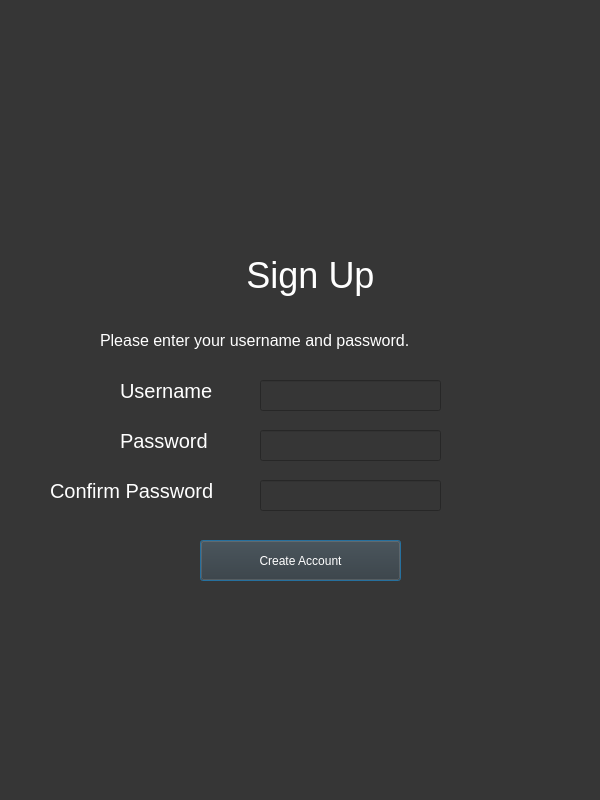
<?xml version="1.0" encoding="UTF-8"?>
<ui version="4.0">
 <class>Sign_Up_Dialog</class>
 <widget class="QDialog" name="Sign_Up_Dialog">
  <property name="geometry">
   <rect>
    <x>0</x>
    <y>0</y>
    <width>600</width>
    <height>800</height>
   </rect>
  </property>
  <property name="windowTitle">
   <string>Create Account</string>
  </property>
  <property name="styleSheet">
   <string notr="true">background-color: rgb(54, 54, 54);</string>
  </property>
  <widget class="QLineEdit" name="pEdit">
   <property name="geometry">
    <rect>
     <x>260</x>
     <y>430</y>
     <width>181</width>
     <height>31</height>
    </rect>
   </property>
   <property name="echoMode">
    <enum>QLineEdit::Password</enum>
   </property>
  </widget>
  <widget class="QLabel" name="label">
   <property name="geometry">
    <rect>
     <x>100</x>
     <y>330</y>
     <width>391</width>
     <height>21</height>
    </rect>
   </property>
   <property name="styleSheet">
    <string notr="true">color:rgb(255, 255, 255); font-size:12pt;</string>
   </property>
   <property name="text">
    <string>Please enter your username and password.</string>
   </property>
  </widget>
  <widget class="QLabel" name="uLabel">
   <property name="geometry">
    <rect>
     <x>120</x>
     <y>380</y>
     <width>121</width>
     <height>21</height>
    </rect>
   </property>
   <property name="styleSheet">
    <string notr="true">color:rgb(255, 255, 255); font-size:15pt;</string>
   </property>
   <property name="text">
    <string>Username</string>
   </property>
  </widget>
  <widget class="QLabel" name="greeting">
   <property name="geometry">
    <rect>
     <x>210</x>
     <y>250</y>
     <width>201</width>
     <height>51</height>
    </rect>
   </property>
   <property name="font">
    <font>
     <family>MS Sans Serif</family>
     <pointsize>27</pointsize>
    </font>
   </property>
   <property name="styleSheet">
    <string notr="true">color:rgb(255, 255, 255);</string>
   </property>
   <property name="text">
    <string>Sign Up</string>
   </property>
   <property name="alignment">
    <set>Qt::AlignCenter</set>
   </property>
   <property name="wordWrap">
    <bool>false</bool>
   </property>
  </widget>
  <widget class="QLabel" name="pLabel">
   <property name="geometry">
    <rect>
     <x>120</x>
     <y>430</y>
     <width>121</width>
     <height>21</height>
    </rect>
   </property>
   <property name="styleSheet">
    <string notr="true">color:rgb(255, 255, 255); font-size:15pt;</string>
   </property>
   <property name="text">
    <string>Password</string>
   </property>
  </widget>
  <widget class="QPushButton" name="loginButton">
   <property name="geometry">
    <rect>
     <x>200</x>
     <y>540</y>
     <width>201</width>
     <height>41</height>
    </rect>
   </property>
   <property name="styleSheet">
    <string notr="true">color:rgb(255, 255, 255)</string>
   </property>
   <property name="text">
    <string>Create Account</string>
   </property>
  </widget>
  <widget class="QLineEdit" name="uEdit">
   <property name="geometry">
    <rect>
     <x>260</x>
     <y>380</y>
     <width>181</width>
     <height>31</height>
    </rect>
   </property>
   <property name="echoMode">
    <enum>QLineEdit::Normal</enum>
   </property>
  </widget>
  <widget class="QLabel" name="pLabel_2">
   <property name="geometry">
    <rect>
     <x>50</x>
     <y>480</y>
     <width>201</width>
     <height>21</height>
    </rect>
   </property>
   <property name="styleSheet">
    <string notr="true">color:rgb(255, 255, 255); font-size:15pt;</string>
   </property>
   <property name="text">
    <string>Confirm Password</string>
   </property>
  </widget>
  <widget class="QLineEdit" name="pEdit_2">
   <property name="geometry">
    <rect>
     <x>260</x>
     <y>480</y>
     <width>181</width>
     <height>31</height>
    </rect>
   </property>
   <property name="echoMode">
    <enum>QLineEdit::Password</enum>
   </property>
  </widget>
 </widget>
 <resources/>
 <connections/>
</ui>
